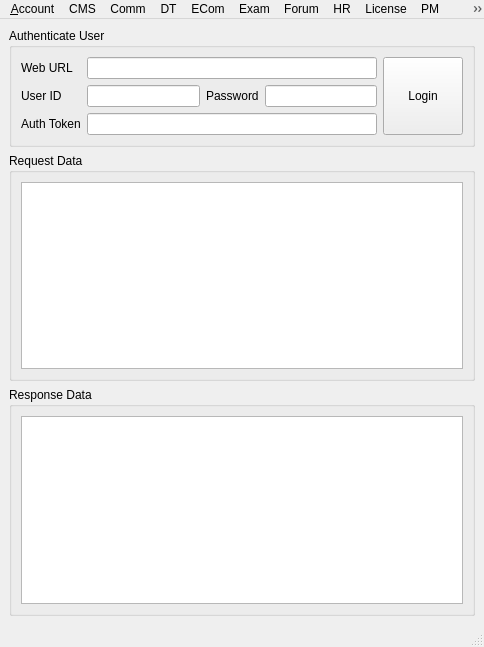
 <widget class="QMainWindow" name="MainWindow">
  <property name="geometry">
   <rect>
    <x>0</x>
    <y>0</y>
    <width>484</width>
    <height>647</height>
   </rect>
  </property>
  <property name="windowTitle">
   <string>MainWindow</string>
  </property>
  <widget class="QWidget" name="centralwidget">
   <layout class="QVBoxLayout" name="verticalLayout">
    <item>
     <widget class="QGroupBox" name="groupBox">
      <property name="title">
       <string>Authenticate User</string>
      </property>
      <layout class="QGridLayout" name="gridLayout_3">
       <item row="0" column="0">
        <layout class="QFormLayout" name="formLayout">
         <item row="0" column="0">
          <widget class="QLabel" name="label">
           <property name="text">
            <string>Web URL</string>
           </property>
          </widget>
         </item>
         <item row="0" column="1">
          <widget class="QLineEdit" name="lineEditWebUrl"/>
         </item>
         <item row="1" column="0">
          <widget class="QLabel" name="label_2">
           <property name="text">
            <string>User ID</string>
           </property>
          </widget>
         </item>
         <item row="2" column="0">
          <widget class="QLabel" name="label_3">
           <property name="text">
            <string>Auth Token</string>
           </property>
          </widget>
         </item>
         <item row="2" column="1">
          <widget class="QLineEdit" name="lineEditAuthToken"/>
         </item>
         <item row="1" column="1">
          <layout class="QHBoxLayout" name="horizontalLayout">
           <item>
            <widget class="QLineEdit" name="lineEditUserId"/>
           </item>
           <item>
            <widget class="QLabel" name="label_4">
             <property name="text">
              <string>Password</string>
             </property>
            </widget>
           </item>
           <item>
            <widget class="QLineEdit" name="lineEditPassword"/>
           </item>
          </layout>
         </item>
        </layout>
       </item>
       <item row="0" column="1">
        <widget class="QPushButton" name="btnLogin">
         <property name="sizePolicy">
          <sizepolicy hsizetype="Minimum" vsizetype="Preferred">
           <horstretch>0</horstretch>
           <verstretch>0</verstretch>
          </sizepolicy>
         </property>
         <property name="text">
          <string>Login</string>
         </property>
        </widget>
       </item>
      </layout>
     </widget>
    </item>
    <item>
     <widget class="QGroupBox" name="groupBox_2">
      <property name="title">
       <string>Request Data</string>
      </property>
      <layout class="QGridLayout" name="gridLayout_2">
       <item row="0" column="0">
        <widget class="QPlainTextEdit" name="plainTextEditReqData"/>
       </item>
      </layout>
     </widget>
    </item>
    <item>
     <widget class="QGroupBox" name="groupBox_3">
      <property name="title">
       <string>Response Data</string>
      </property>
      <layout class="QGridLayout" name="gridLayout">
       <item row="0" column="0">
        <widget class="QPlainTextEdit" name="plainTextEditRespData"/>
       </item>
      </layout>
     </widget>
    </item>
   </layout>
  </widget>
  <widget class="QMenuBar" name="menubar">
   <property name="geometry">
    <rect>
     <x>0</x>
     <y>0</y>
     <width>484</width>
     <height>21</height>
    </rect>
   </property>
   <widget class="QMenu" name="menu_Account">
    <property name="title">
     <string>&amp;Account</string>
    </property>
    <addaction name="actionUser_List"/>
    <addaction name="separator"/>
    <addaction name="actionAdd_User"/>
    <addaction name="actionInvite_User"/>
    <addaction name="actionDelete_User"/>
    <addaction name="actionBlock_User"/>
    <addaction name="separator"/>
    <addaction name="actionAdd_Admin"/>
    <addaction name="actionDelete_Admin"/>
    <addaction name="separator"/>
    <addaction name="actionGenerateTemSiteAccessToken"/>
   </widget>
   <widget class="QMenu" name="menuCMS">
    <property name="title">
     <string>CMS</string>
    </property>
    <addaction name="actionList_All_Page_Info_With_Links"/>
    <addaction name="actionGet_Detailed_Page_Info"/>
    <addaction name="actionGet_SEO_Info_Page"/>
    <addaction name="actionSet_SEO_Info_Page"/>
    <addaction name="actionGEt_All_Internal_Links"/>
    <addaction name="actionGet_All_External_Links"/>
    <addaction name="actionAdd_Internal_Link"/>
    <addaction name="actionAdd_External_Link"/>
    <addaction name="actionAdd_Delete_Header"/>
    <addaction name="actionAdd_Delete_Footer"/>
   </widget>
   <widget class="QMenu" name="menuComm">
    <property name="title">
     <string>Comm</string>
    </property>
    <addaction name="actionGet_All_Users"/>
    <addaction name="actionGet_All_Admin_Users"/>
    <addaction name="actionGet_All_Online_Users"/>
    <addaction name="actionGet_All_Online_Normal_Users"/>
    <addaction name="actionGEt_All_Online_Support_Users"/>
    <addaction name="actionSend_E_mail"/>
    <addaction name="separator"/>
    <addaction name="actionLaunch_Text_Chat_Demo"/>
    <addaction name="actionLaunch_Voice_Chat_Demo"/>
   </widget>
   <widget class="QMenu" name="menuDT">
    <property name="title">
     <string>DT</string>
    </property>
    <addaction name="actionGet_Assigned_Task_List"/>
    <addaction name="actionGet_Bug_Tracker_Task_Details_List"/>
    <addaction name="actionGet_User_Task_Info"/>
    <addaction name="actionGet_All_Bug_List"/>
    <addaction name="separator"/>
    <addaction name="actionPost_a_Defect_Bug"/>
   </widget>
   <widget class="QMenu" name="menuECom">
    <property name="title">
     <string>ECom</string>
    </property>
    <addaction name="actionList_All_Companies"/>
    <addaction name="actionList_All_Company_Products"/>
    <addaction name="separator"/>
    <addaction name="actionAdd_Update_Delete_Company_Details"/>
    <addaction name="actionAdd_Update_Delete_CompanyProducts"/>
    <addaction name="separator"/>
    <addaction name="actionAdd_Update_Payment_Gateway_Settings_3"/>
   </widget>
   <widget class="QMenu" name="menuExam">
    <property name="title">
     <string>Exam</string>
    </property>
    <addaction name="actionList_All_Exam_Categories"/>
    <addaction name="actionList_All_Exam_Subcategories"/>
    <addaction name="actionAdd_Exam_Categories"/>
    <addaction name="actionAdd_Exam_Subcategory"/>
    <addaction name="actionList_All_Questions_in_Subcategory"/>
    <addaction name="actionAdd_Edit_Delete_Questions"/>
    <addaction name="actionCopy_Questions"/>
    <addaction name="actionImport_Data"/>
    <addaction name="separator"/>
    <addaction name="actionUpdate_Exam_Default_Settings"/>
   </widget>
   <widget class="QMenu" name="menuForum">
    <property name="title">
     <string>Forum</string>
    </property>
    <addaction name="actionGet_All_Forums"/>
    <addaction name="actionGet_All_Topics"/>
    <addaction name="actionGet_All_Threads"/>
    <addaction name="actionDelete_a_Thread"/>
    <addaction name="separator"/>
    <addaction name="actionAdd_Update_Delete_Forum"/>
    <addaction name="actionAdd_Update_Delete_Topics"/>
    <addaction name="actionAdd_Update_Thread"/>
    <addaction name="actionDelete_a_comment"/>
    <addaction name="actionAdd_a_Comment"/>
   </widget>
   <widget class="QMenu" name="menuHR">
    <property name="title">
     <string>HR</string>
    </property>
    <addaction name="actionAdd_Update_Delete_Employ_Details"/>
    <addaction name="actionInvite_Employee"/>
    <addaction name="separator"/>
    <addaction name="actionInform_HR_Manager_as_E_mail"/>
    <addaction name="separator"/>
    <addaction name="actionApply_for_Leave"/>
    <addaction name="actionList_All_Leave_Applications"/>
    <addaction name="actionApprove_Reject_Leave"/>
   </widget>
   <widget class="QMenu" name="menuLicense">
    <property name="title">
     <string>License</string>
    </property>
    <addaction name="actionRegister_Licence_User"/>
    <addaction name="actionGet_Licence_Info"/>
    <addaction name="actionLicence_Test_App"/>
   </widget>
   <widget class="QMenu" name="menuPM">
    <property name="title">
     <string>PM</string>
    </property>
    <addaction name="actionGet_All_Projects"/>
    <addaction name="actionGet_All_Tasks"/>
    <addaction name="separator"/>
    <addaction name="actionAdd_Update_Delete_Projects"/>
    <addaction name="actionAdd_Update_Delete_Tasks"/>
    <addaction name="actionAdd_Update_Delete_Subtasks"/>
    <addaction name="separator"/>
    <addaction name="actionAssign_Tasks"/>
   </widget>
   <widget class="QMenu" name="menuTT">
    <property name="title">
     <string>TT</string>
    </property>
    <addaction name="actionGet_Time_Tracker_Settings"/>
    <addaction name="actionUpload_Work_Log"/>
    <addaction name="actionTime_Tracker_Data_Summary_Info"/>
   </widget>
   <widget class="QMenu" name="menuCB">
    <property name="title">
     <string>CB</string>
    </property>
    <addaction name="actionUpload_File"/>
    <addaction name="actionDownload_File"/>
    <addaction name="actionList_All_Files_in_Directory"/>
    <addaction name="actionCreate_Rename_Delete_a_Directory_File"/>
    <addaction name="actionUpload_App_Data_Upload_App_File_Data"/>
    <addaction name="actionDownload_App_Data_Download_App_File_Data"/>
   </widget>
   <addaction name="menu_Account"/>
   <addaction name="menuCMS"/>
   <addaction name="menuComm"/>
   <addaction name="menuDT"/>
   <addaction name="menuECom"/>
   <addaction name="menuExam"/>
   <addaction name="menuForum"/>
   <addaction name="menuHR"/>
   <addaction name="menuLicense"/>
   <addaction name="menuPM"/>
   <addaction name="menuTT"/>
   <addaction name="menuCB"/>
  </widget>
  <widget class="QStatusBar" name="statusbar"/>
  <action name="actionUser_List">
   <property name="text">
    <string>User List</string>
   </property>
  </action>
  <action name="actionAdd_User">
   <property name="text">
    <string>Add User</string>
   </property>
  </action>
  <action name="actionInvite_User">
   <property name="text">
    <string>Invite User</string>
   </property>
  </action>
  <action name="actionDelete_User">
   <property name="text">
    <string>Delete User</string>
   </property>
   <property name="visible">
    <bool>true</bool>
   </property>
  </action>
  <action name="actionBlock_User">
   <property name="text">
    <string>Block User</string>
   </property>
  </action>
  <action name="actionAdd_Admin">
   <property name="text">
    <string>Add Admin</string>
   </property>
  </action>
  <action name="actionDelete_Admin">
   <property name="text">
    <string>Delete Admin</string>
   </property>
  </action>
  <action name="actionGenerateTemSiteAccessToken">
   <property name="text">
    <string>GenerateTemSiteAccessToken</string>
   </property>
  </action>
  <action name="actionList_All_Page_Info_With_Links">
   <property name="text">
    <string>List All Page Info With Links</string>
   </property>
  </action>
  <action name="actionGet_Detailed_Page_Info">
   <property name="text">
    <string>Get Detailed Page Info</string>
   </property>
  </action>
  <action name="actionGet_SEO_Info_Page">
   <property name="text">
    <string>Get SEO Info Page</string>
   </property>
  </action>
  <action name="actionSet_SEO_Info_Page">
   <property name="text">
    <string>Set SEO Info Page</string>
   </property>
  </action>
  <action name="actionGEt_All_Internal_Links">
   <property name="text">
    <string>Get All Internal Links</string>
   </property>
  </action>
  <action name="actionGet_All_External_Links">
   <property name="text">
    <string>Get All External Links</string>
   </property>
  </action>
  <action name="actionAdd_Internal_Link">
   <property name="text">
    <string>Add Internal Link</string>
   </property>
  </action>
  <action name="actionAdd_External_Link">
   <property name="text">
    <string>Add External Link</string>
   </property>
  </action>
  <action name="actionAdd_Delete_Header">
   <property name="text">
    <string>Add/Delete Header</string>
   </property>
  </action>
  <action name="actionAdd_Delete_Footer">
   <property name="text">
    <string>Add/Delete Footer</string>
   </property>
  </action>
  <action name="actionGet_All_Users">
   <property name="text">
    <string>Get All Users</string>
   </property>
  </action>
  <action name="actionGet_All_Admin_Users">
   <property name="text">
    <string>Get All Admin Users</string>
   </property>
  </action>
  <action name="actionGet_All_Online_Users">
   <property name="text">
    <string>Get All Online Users</string>
   </property>
  </action>
  <action name="actionGet_All_Online_Normal_Users">
   <property name="text">
    <string>Get All Online Normal Users</string>
   </property>
  </action>
  <action name="actionGEt_All_Online_Support_Users">
   <property name="text">
    <string>Get All Online Support Users</string>
   </property>
  </action>
  <action name="actionSend_E_mail">
   <property name="text">
    <string>Send E-mail</string>
   </property>
  </action>
  <action name="actionLaunch_Text_Chat_Demo">
   <property name="text">
    <string>Launch Text Chat Demo</string>
   </property>
  </action>
  <action name="actionLaunch_Voice_Chat_Demo">
   <property name="text">
    <string>Launch Voice Chat Demo</string>
   </property>
  </action>
  <action name="actionGet_Assigned_Task_List">
   <property name="text">
    <string>Get Assigned Task List</string>
   </property>
  </action>
  <action name="actionGet_Bug_Tracker_Task_Details_List">
   <property name="text">
    <string>Get Bug Tracker Task Details List</string>
   </property>
  </action>
  <action name="actionGet_User_Task_Info">
   <property name="text">
    <string>Get User Task Info</string>
   </property>
  </action>
  <action name="actionGet_All_Bug_List">
   <property name="text">
    <string>Get All Bug List</string>
   </property>
  </action>
  <action name="actionPost_a_Defect_Bug">
   <property name="text">
    <string>Post a Defect|Bug</string>
   </property>
  </action>
  <action name="actionList_All_Companies">
   <property name="text">
    <string>List All Companies</string>
   </property>
  </action>
  <action name="actionList_All_Company_Products">
   <property name="text">
    <string>List All Company Products</string>
   </property>
  </action>
  <action name="actionAdd_Update_Delete_Company_Details">
   <property name="text">
    <string>Add|Update|Delete Company Details</string>
   </property>
  </action>
  <action name="actionAdd_Update_Delete_CompanyProducts">
   <property name="text">
    <string>Add|Update|Delete CompanyProducts</string>
   </property>
  </action>
  <action name="actionAdd_Update_Payment_Gateway_Settings">
   <property name="text">
    <string>Add|Update Payment Gateway Settings</string>
   </property>
  </action>
  <action name="actionAdd_Update_Payment_Gateway_Settings_2">
   <property name="text">
    <string>Add|Update Payment Gateway Settings</string>
   </property>
  </action>
  <action name="actionAdd_Update_Payment_Gateway_Settings_3">
   <property name="text">
    <string>Add|Update Payment Gateway Settings</string>
   </property>
  </action>
  <action name="actionList_All_Exam_Categories">
   <property name="text">
    <string>List All Exam Categories</string>
   </property>
  </action>
  <action name="actionList_All_Exam_Subcategories">
   <property name="text">
    <string>List All Exam Subcategories</string>
   </property>
  </action>
  <action name="actionAdd_Exam_Categories">
   <property name="text">
    <string>Add Exam Category</string>
   </property>
  </action>
  <action name="actionAdd_Exam_Subcategory">
   <property name="text">
    <string>Add Exam Subcategory</string>
   </property>
  </action>
  <action name="actionList_All_Questions_in_Subcategory">
   <property name="text">
    <string>List All Questions in Subcategory</string>
   </property>
  </action>
  <action name="actionAdd_Edit_Delete_Questions">
   <property name="text">
    <string>Add|Edit|Delete Questions</string>
   </property>
  </action>
  <action name="actionCopy_Questions">
   <property name="text">
    <string>Copy Questions</string>
   </property>
  </action>
  <action name="actionImport_Data">
   <property name="text">
    <string>Import Data</string>
   </property>
  </action>
  <action name="actionUpdate_Exam_Default_Settings">
   <property name="text">
    <string>Update Exam Default Settings</string>
   </property>
  </action>
  <action name="actionGet_All_Forums">
   <property name="text">
    <string>Get All Forums</string>
   </property>
  </action>
  <action name="actionGet_All_Topics">
   <property name="text">
    <string>Get All Topics</string>
   </property>
  </action>
  <action name="actionGet_All_Threads">
   <property name="text">
    <string>Get All Threads</string>
   </property>
  </action>
  <action name="actionDelete_a_Thread">
   <property name="text">
    <string>Delete a Thread</string>
   </property>
  </action>
  <action name="actionAdd_Update_Delete_Forum">
   <property name="text">
    <string>Add|Update|Delete Forum</string>
   </property>
  </action>
  <action name="actionAdd_Update_Delete_Topics">
   <property name="text">
    <string>Add|Update|Delete Topics</string>
   </property>
  </action>
  <action name="actionAdd_Update_Thread">
   <property name="text">
    <string>Add|Update Thread</string>
   </property>
  </action>
  <action name="actionDelete_a_comment">
   <property name="text">
    <string>Delete a comment</string>
   </property>
  </action>
  <action name="actionAdd_a_Comment">
   <property name="text">
    <string>Add a Comment</string>
   </property>
  </action>
  <action name="actionAdd_Update_Delete_Employ_Details">
   <property name="text">
    <string>Add|Update|Delete Employee Details</string>
   </property>
  </action>
  <action name="actionInvite_Employee">
   <property name="text">
    <string>Invite Employee</string>
   </property>
  </action>
  <action name="actionInform_HR_Manager_as_E_mail">
   <property name="text">
    <string>Inform HR|Manager as E-mail</string>
   </property>
  </action>
  <action name="actionApply_for_Leave">
   <property name="text">
    <string>Apply for Leave</string>
   </property>
  </action>
  <action name="actionList_All_Leave_Applications">
   <property name="text">
    <string>List All Leave Applications</string>
   </property>
  </action>
  <action name="actionApprove_Reject_Leave">
   <property name="text">
    <string>Approve|Reject Leave</string>
   </property>
  </action>
  <action name="actionRegister_Licence_User">
   <property name="text">
    <string>Register Licence User</string>
   </property>
  </action>
  <action name="actionGet_Licence_Info">
   <property name="text">
    <string>Get Licence Info</string>
   </property>
  </action>
  <action name="actionLicence_Test_App">
   <property name="text">
    <string>Licence Test App</string>
   </property>
  </action>
  <action name="actionGet_All_Projects">
   <property name="text">
    <string>Get All Projects</string>
   </property>
  </action>
  <action name="actionGet_All_Tasks">
   <property name="text">
    <string>Get All Tasks</string>
   </property>
  </action>
  <action name="actionAdd_Update_Delete_Projects">
   <property name="text">
    <string>Add|Update|Delete Projects</string>
   </property>
  </action>
  <action name="actionAdd_Update_Delete_Tasks">
   <property name="text">
    <string>Add|Update|Delete Tasks</string>
   </property>
  </action>
  <action name="actionAdd_Update_Delete_Subtasks">
   <property name="text">
    <string>Add|Update|Delete Subtasks</string>
   </property>
  </action>
  <action name="actionAssign_Tasks">
   <property name="text">
    <string>Assign Tasks</string>
   </property>
  </action>
  <action name="actionGet_Time_Tracker_Settings">
   <property name="text">
    <string>Get Time Tracker Settings</string>
   </property>
  </action>
  <action name="actionUpload_Work_Log">
   <property name="text">
    <string>Upload Work Log</string>
   </property>
  </action>
  <action name="actionTime_Tracker_Data_Summary_Info">
   <property name="text">
    <string>Time Tracker Data Summary Info</string>
   </property>
  </action>
  <action name="actionUpload_File">
   <property name="text">
    <string>Upload File</string>
   </property>
  </action>
  <action name="actionDownload_File">
   <property name="text">
    <string>Download File</string>
   </property>
  </action>
  <action name="actionList_All_Files_in_Directory">
   <property name="text">
    <string>List All Files in Directory</string>
   </property>
  </action>
  <action name="actionCreate_Rename_Delete_a_Directory_File">
   <property name="text">
    <string>Create|Rename|Delete a Directory/File</string>
   </property>
  </action>
  <action name="actionUpload_App_Data_Upload_App_File_Data">
   <property name="text">
    <string>Upload App Data|Upload App File Data</string>
   </property>
  </action>
  <action name="actionDownload_App_Data_Download_App_File_Data">
   <property name="text">
    <string>Download App Data|Download App File Data</string>
   </property>
  </action>
 </widget>
